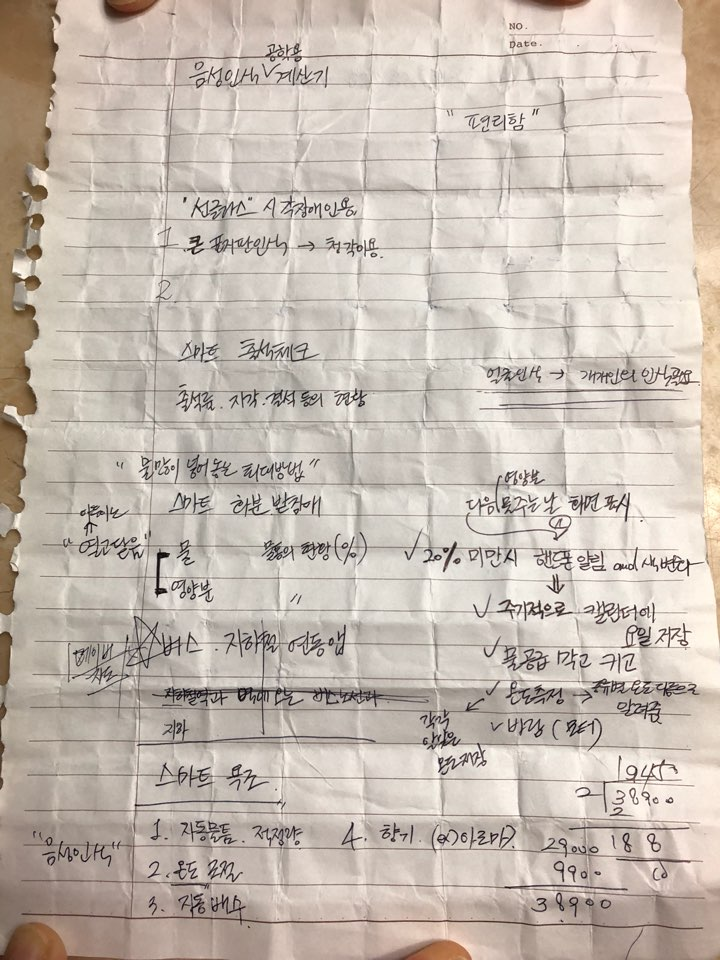
#> input picture AnotherItems/bolam.jpg, 720 x 960 px, given in place of the camera
$ python cv-57-1.py   (older library calls are emulated)
#> lines starting #> are read from the running program, lines starting #| are printed output that depends on the picture; after the words box and inside, x2 and y2 are one past the last pixel; in counts of white or black regions, pixels touching at a corner belong together
import numpy as np
import cv2

face_cascade = cv2.CascadeClassifier('C:\\opencv\\build\\etc\\haarcascades\\haarcascade_frontalface_alt.xml')
eye_cascade = cv2.CascadeClassifier('C:\\opencv\\build\\etc\\haarcascades\\haarcascade_eye.xml')

font = cv2.FONT_HERSHEY_SIMPLEX

# BGR 제한 값
blue_threshold = 200
green_threshold = 200
red_threshold = 200
bgr_threshold = [blue_threshold, green_threshold, red_threshold]

lower_black = np.array([0, 0, 0])
upper_black = np.array([125, 125, 125])
lower_red = np.array([-10, 100, 100])
upper_red = np.array([10, 255, 255])
lower_white = np.array([130, 130, 130])
upper_white = np.array([255, 255, 255])


def black_detection(frame, hsv):
    mask_black = cv2.inRange(hsv, lower_black, upper_black)
    res = cv2.bitwise_and(frame, frame, mask=mask_black)

    cv2.imshow('Black Detection', res)


def red_detection(frame, hsv):
    mask_red = cv2.inRange(hsv, lower_red, upper_red)
    res = cv2.bitwise_and(frame, frame, mask=mask_red)

    cv2.imshow('Red Detection', res)


def white_detection(frame, hsv):
    mask_white = cv2.inRange(hsv, lower_white, upper_white)
    res = cv2.bitwise_and(frame, frame, mask=mask_white)

    cv2.imshow('White Detection', res)


def face_detection(frame, gray, eye_detection):
    faces = face_cascade.detectMultiScale(gray, 1.3, 5)

    for(x, y, w, h) in faces:
        cv2.rectangle(frame, (x, y), (x + w, y + h), (255, 0, 0), 2)
        cv2.putText(frame, 'Detected Face', (x - 5, y - 5), font, 0.5, (255, 255, 0), 2)

        if eye_detection:
            roi_gray = gray[y:y + h, x:x + w]
            roi_color = frame[y:y + h, x:x + w]
            eyes = eye_cascade.detectMultiScale(roi_gray)
            for(ex, ey, ew, eh) in eyes:
                cv2.rectangle(roi_color, (ex, ey), (ex + ew, ey + eh), (0, 255, 0), 2)

    if eye_detection:
        info = 'Eye Detection On'
    else:
        info = 'Eye Detection Off'
    cv2.putText(frame, info, (5, 15), font, 0.5, (255, 0, 0), 1)

    cv2.imshow('Face Detection', frame)


def crosswalk_detection(frame, approx, canny):
    approx = np.squeeze(approx)
    x = approx[2][0]
    x2 = approx[0][0]
    x_right_and_bottom = approx[1][0]
    x_left_and_bottom = approx[3][0]
    y = approx[0][1]
    y2 = approx[2][1]

    if ((abs(x2-x) > 150)and(y-y2 > 25)and(x2-x > y-y2)) or ((abs(x-x2) > 150)and(y-y2 > 25)and(x-x2 > y2-y)):
        # print("x의 길이1: ", x_right_and_bottom - x, "x의 길이2: ", x2 - x_left_and_bottom)
        if abs(x_right_and_bottom-x) > 150 and abs(x2-x_left_and_bottom) > 150:
            cv2.drawContours(frame, [approx], -1, (255, 0, 0), 2)
            if x2-x > y-y2:
                cv2.putText(frame, 'Detected First Square', (x - 5, y - 40), font, 0.5, (255, 255, 0), 2)
            else:
                cv2.putText(frame, 'Detected First Square', (x2 - 5, y2 - 20), font, 0.5, (255, 255, 0), 2)
            # print("Detected First Square Edge: ", [approx])

            (_, contours, _) = cv2.findContours(canny.copy(), cv2.RETR_TREE, cv2.CHAIN_APPROX_SIMPLE)

            for cnt in contours:
                if cv2.contourArea(cnt) > 50:
                    approx = cv2.approxPolyDP(cnt, 0.01 * cv2.arcLength(cnt, True), True)
                    if len(approx) == 4:  # find rectangle
                        approx = np.squeeze(approx)
                        xx = approx[2][0]
                        xx2 = approx[0][0]
                        yy = approx[0][1]
                        yy2 = approx[2][1]
                        # print("Detected Second Square Edge: ", [approx])

                        if (x != xx) and (x2 != xx2) and (y != yy) and (y2 != yy2):
                            if ((xx >= x) and (xx2 <= x2) and (yy <= y) and (yy2 <= y)) or \
                                    ((xx <= x) and (xx2 >= x2) and (yy <= y) and (yy2 <= y)):

                                if ((abs(xx2-xx) > 100)and(yy-yy2 > 10)and(xx2-xx > yy-yy2)) or\
                                        ((abs(xx-xx2) > 100)and(yy-yy2 > 10)and(xx-xx2 > yy2-yy)):

                                    cv2.drawContours(frame, [approx], -1, (255, 0, 0), 2)
                                    # print("y = ", y, " y2 = ", y2, " yy = ", yy, " yy2 = ", yy2)

                                    if (xx2-xx > yy-yy2) and (yy2-y > 50):
                                        cv2.putText(frame, 'Detected Second Square',
                                                    (xx - 5, yy - 40), font, 0.5, (255, 255, 0), 2)
                                        # print("Detected Square Edge: ", [approx])

                                        approx = np.array([[(xx2, yy), (x_right_and_bottom, y2), (x, y2), (xx, yy)]],
                                                          dtype=np.int32)
                                        cv2.drawContours(frame, [approx], -1, (0, 255, 255), 2)
                                        cv2.putText(frame, 'Detected Crosswalk',
                                                    (xx - 5, yy - 25), font, 0.5, (50, 200, 200), 2)
                                        print("Detected Crosswalk Edge: ", [approx])
                                    elif (xx-xx2 > yy2-yy) and (y-yy2 > 50):
                                        cv2.drawContours(frame, [approx], -1, (255, 0, 0), 2)
                                        cv2.putText(frame, 'Detected Second Square',
                                                    (xx2 - 5, yy2 - 40), font, 0.5, (255, 255, 0), 2)
                                        # print("Detected Square Edge: ", [approx])

                                        approx = np.array([[(xx, yy2), (x_left_and_bottom, y), (x2, y), (xx2, yy2)]],
                                                          dtype=np.int32)
                                        cv2.drawContours(frame, [approx], -1, (0, 255, 255), 2)
                                        cv2.putText(frame, 'Detected Crosswalk',
                                                    (xx2 - 5, yy2 - 25), font, 0.5, (50, 200, 200), 2)
                                        print("Detected Crosswalk Edge: ", [approx])


def edge_tracking(frame, canny):
    (_, contours, _) = cv2.findContours(canny.copy(), cv2.RETR_TREE, cv2.CHAIN_APPROX_SIMPLE)

    for cnt in contours:
        if cv2.contourArea(cnt) > 400:
            approx = cv2.approxPolyDP(cnt, 0.01 * cv2.arcLength(cnt, True), True)
            if len(approx) == 4:                # find rectangle
                # cv2.drawContours(frame, [approx], -1, (255, 0, 0), 2)
                crosswalk_detection(frame, approx, canny)
                # print("Edge: ", [approx])

    # cv2.imshow('Edge Tracking', frame)


def roi_setting(frame, vertices, color3=(255, 255, 255), color1=255):
    mask = np.zeros_like(frame)                 # 'mask' is empty image of same size with 'frame'

    if len(frame.shape) > 2:                    # color image (Channel 3)
        color = color3
    else:                                       # gray scale image (Channel 1)
        color = color1

    cv2.fillPoly(mask, vertices, color)         # vertices에 정한 점들로 이뤄진 다각형부분(ROI 설정부분)을 color로 채움
    roi_frame = cv2.bitwise_and(frame, mask)    # 이미지와 color로 채워진 ROI를 합침

    return roi_frame


def mark_frame(frame, canny):                          # search for white line
    h, w = frame.shape[:2]                      # 이미지 높이, 너비

    # 사다리꼴 모형의 Points
    vertices = np.array([[(30, h), (w/2-90, h/2-30), (w/2+90, h/2-30), (w-30, h)]], dtype=np.int32)
    roi_frame = roi_setting(frame, vertices, (0, 0, 255))   # vertices에 정한 점들 기준으로 ROI 이미지 생성
    mark = np.copy(roi_frame)                   # copy the 'roi_frame'

    # BGR 제한 값보다 작으면 검은색으로
    thresholds = (frame[:, :, 0] < bgr_threshold[0]) | (frame[:, :, 1] < bgr_threshold[1]) | \
                 (frame[:, :, 2] < bgr_threshold[2])
    mark[thresholds] = [0, 0, 0]

    # 흰색 차선 검출한 부분을 원본 frame에 overlap 하기
    color_thresholds = (mark[:, :, 0] == 0) & (mark[:, :, 1] == 0) & (mark[:, :, 2] > 200)
    frame[color_thresholds] = [0, 0, 255]

    edge_tracking(frame, canny)

    cv2.imshow('Line Detect', frame)


def play_video():
    eye_detection = False

    try:
        cap = cv2.VideoCapture(0)
    except:
        print('Camera loading failed.')
        return

    while True:
        ret, frame = cap.read()
#> frame is the input picture: shape (960, 720, 3); mean B, G, R 178.2, 188.3, 199.3
        if not ret:
            break

        gray = cv2.cvtColor(frame, cv2.COLOR_BGR2GRAY)
        hsv = cv2.cvtColor(frame, cv2.COLOR_BGR2HSV)
#> hsv: shape (960, 720, 3); mean H, S, V 15.1, 29.2, 199.3
        canny = cv2.Canny(gray, 30, 150, apertureSize=3)
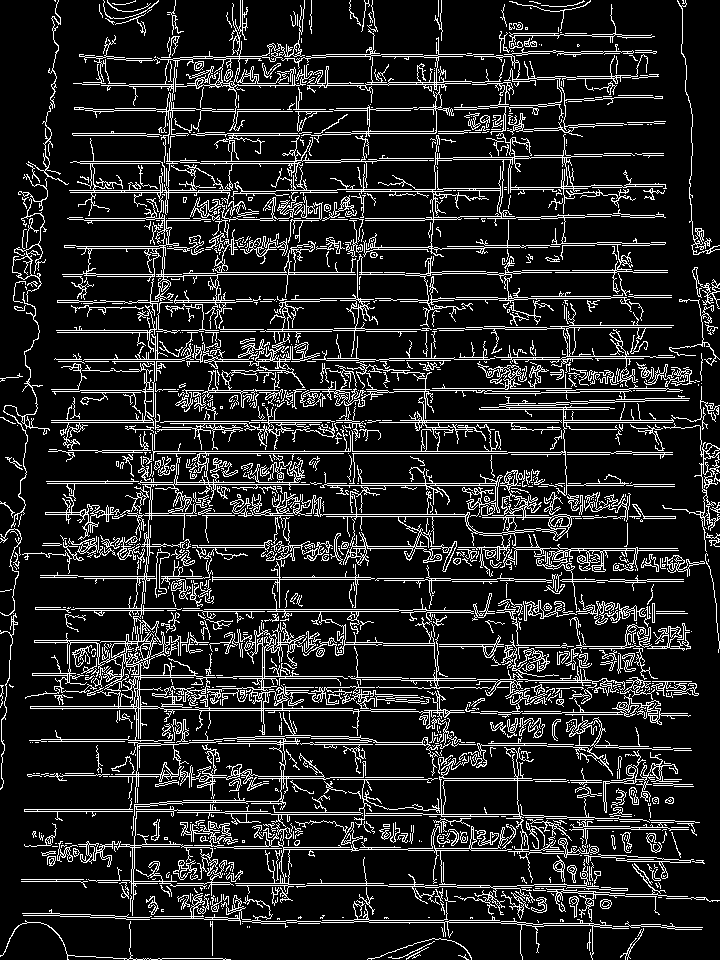
#> canny: shape (960, 720); 14% white in thin lines or dots

        # [5 lines of commented-out code are left out]
        mark_frame(frame, canny)
#> in roi_setting, `cv2.fillPoly(mask, vertices, color)`:
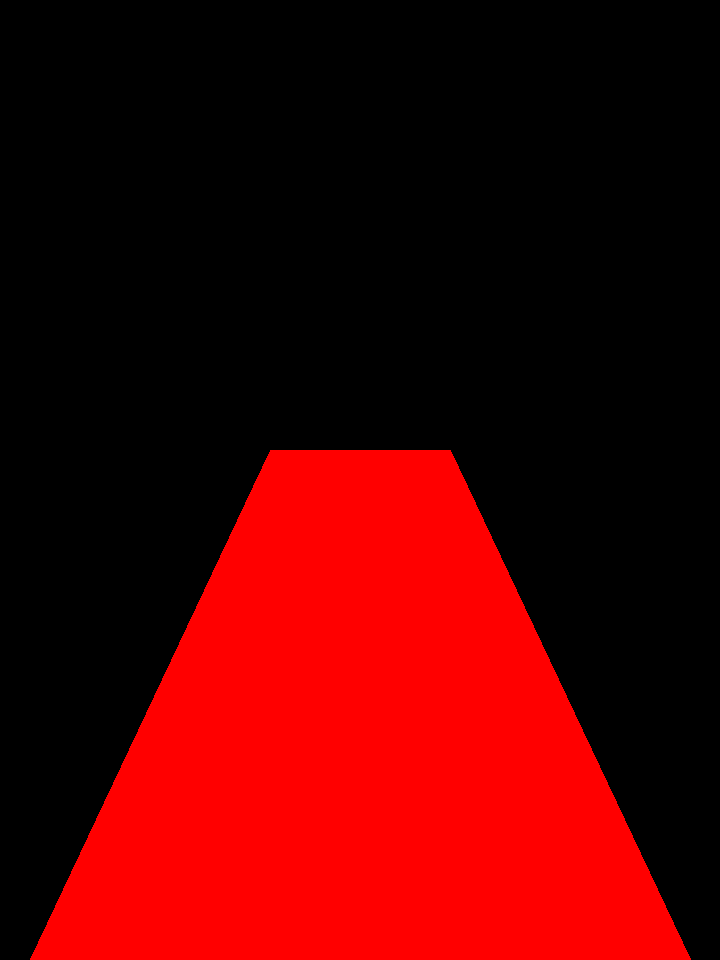
#> mask: shape (960, 720, 3); mean of channels 0, 1, 2 0, 0, 79.2; drawn as B, G, R
#> in roi_setting, `roi_frame = cv2.bitwise_and(frame, mask)`:
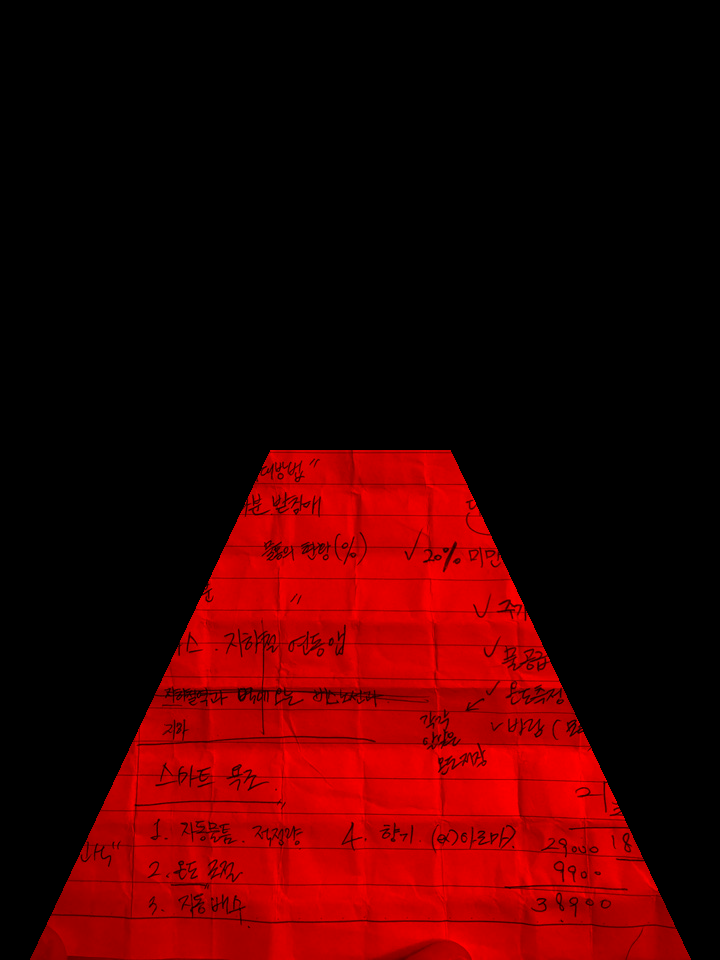
#> roi_frame: shape (960, 720, 3); mean B, G, R 0, 0, 59.1
#> in mark_frame, `thresholds = (frame[:, :, 0] < bgr_threshold[0]) | (frame[:, :, 1] < b..`:
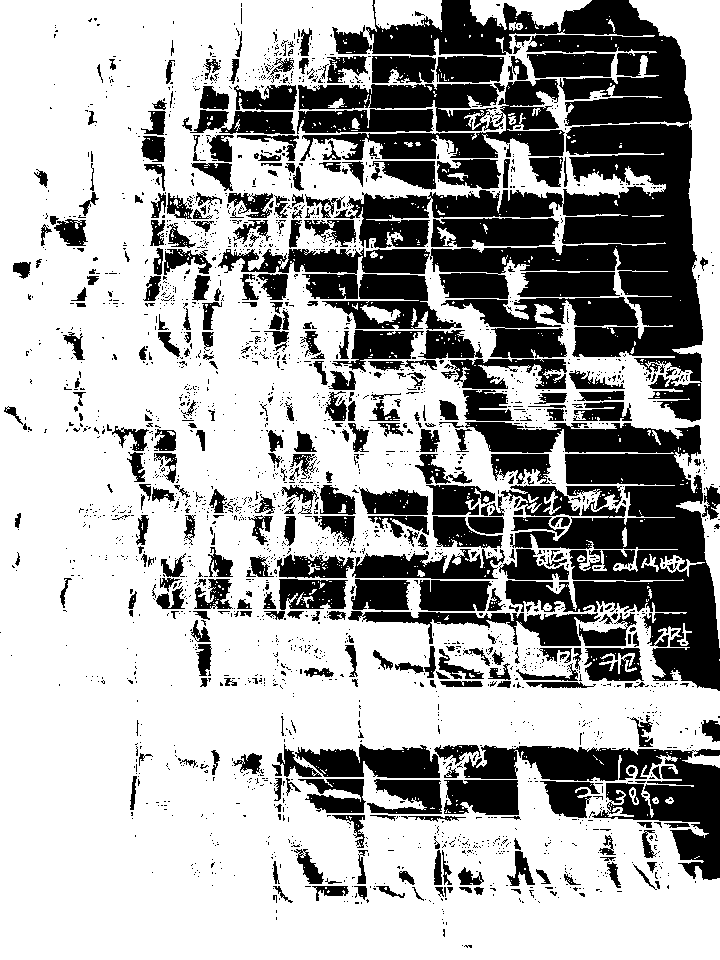
#> thresholds: shape (960, 720) bool; 66.4% white; 2491 black regions (2119 under 20 px), largest, box (x1, y1, x2, y2) and area: (334, 0, 703, 382) 51489, (465, 422, 720, 691) 29327, (464, 745, 720, 880) 12070
#> in mark_frame, `color_thresholds = (mark[:, :, 0] == 0) & (mark[:, :, 1] == 0) & (mark..`:
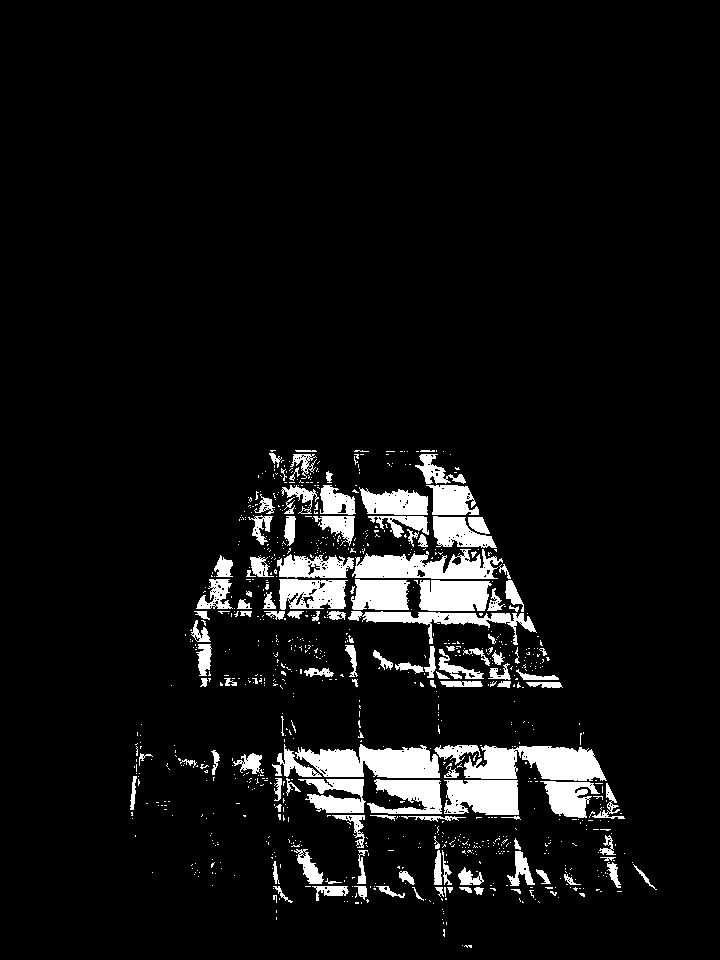
#> color_thresholds: shape (960, 720) bool; 6.9% white; 917 white regions (793 under 20 px)
#> in mark_frame, `frame[color_thresholds] = [0, 0, 255]`:
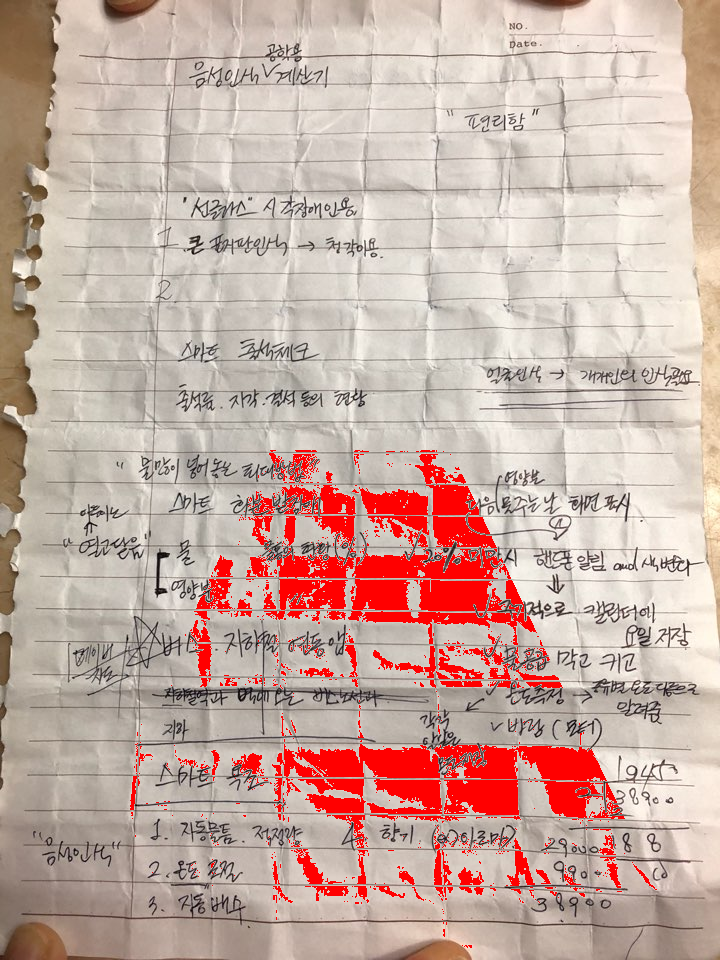
#> frame: shape (960, 720, 3); 6.86% of pixels changed, all inside (x1, y1, x2, y2) = (130, 450, 657, 948)
#> in edge_tracking, `(_, contours, _) = cv2.findContours(canny.copy(), cv2.RETR_TREE, cv2.C..`: contours = 2867 contours, 2283 with area under 20; largest, box (x1, y1, x2, y2) and area: (56, 132, 428, 353) 6518, (231, 134, 668, 294) 6326, (260, 254, 632, 357) 4628, (29, 548, 465, 744) 4490, (432, 158, 504, 219) 3868
#> the loop in edge_tracking, `for cnt in contours:` made 2867 passes
#> cnt on passes 10, 11, 12, 13, 17, 22: [[249, 926], [249, 927]], [[247, 926], [247, 927]], [[298, 923], [319, 923]], [[242, 923]], [[537, 920], [538, 921], [538, 922], [538, 921]], [[428, 917], [429, 917]]

        k = cv2.waitKey(30)
#> (key e is pressed here)
        if k == ord('e'):
            eye_detection = not eye_detection
        if k == 27:
            break

    cap.release()
    cv2.destroyAllWindows()


play_video()
